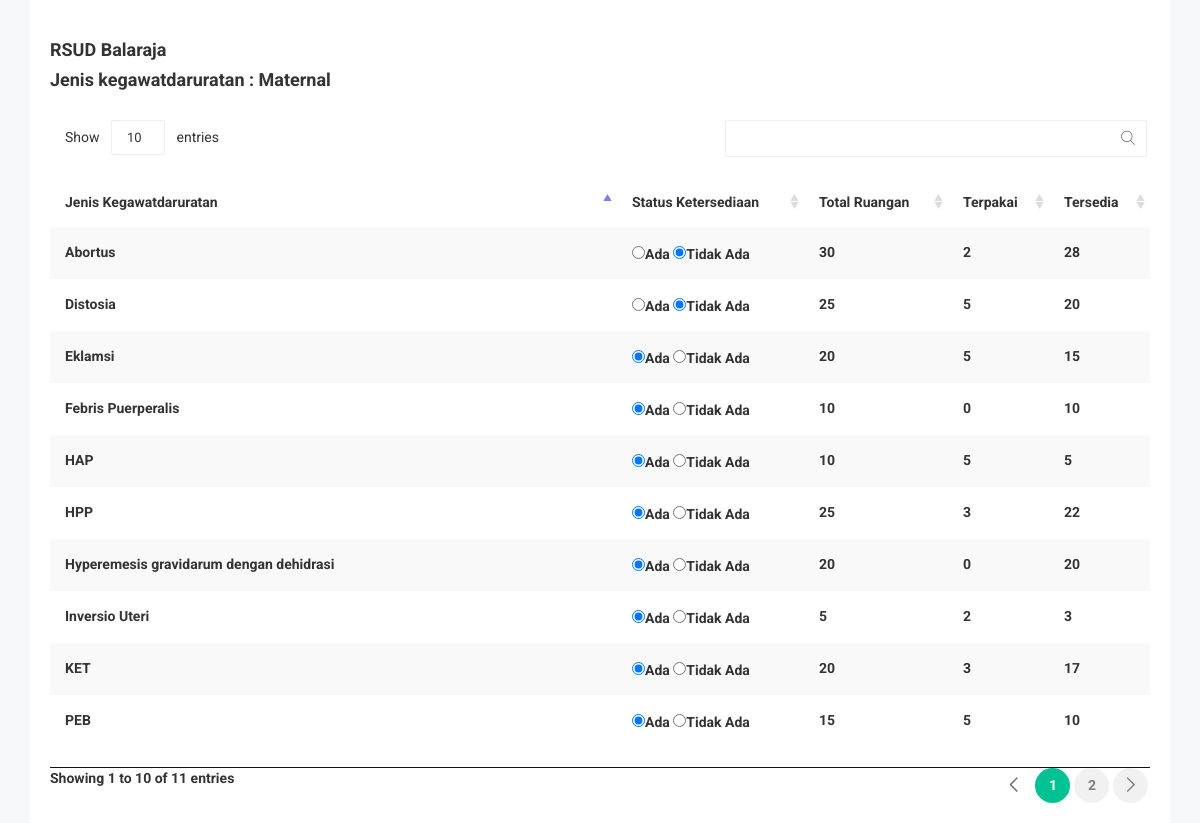
Screenshot of /detail_maternal.php?id=RS001 with the database file from the repository.
### tables this page shows
CREATE TABLE `tb_rs` (
  `id_rs` varchar(15) NOT NULL,
  `nama_rs` varchar(200) NOT NULL,
  `alamat_rs` text NOT NULL,
  `telp_rs` varchar(100) NOT NULL,
  `lat` float(10,6) NOT NULL,
  `lng` float(10,6) NOT NULL,
  `location_status` tinyint(1) DEFAULT '0'
);

CREATE TABLE `tb_kegawatdaruratan` (
  `id_jenis` varchar(10) NOT NULL,
  `jenis_kkg` varchar(100) NOT NULL,
  `id_rs` varchar(15) NOT NULL,
  `jml_tersedia` int(11) NOT NULL,
  `status_ketersediaan` int(11) NOT NULL,
  `terpakai` int(11) NOT NULL,
  `status_jenis` int(11) NOT NULL
);

### detail_maternal.php (the view, shortened to what this page needs)
<!doctype html>
<html class="no-js" lang="">
<head>
    <link rel="stylesheet" href="css2/bootstrap.min.css">
    <link rel="stylesheet" href="css2/font-awesome.min.css">
    <link rel="stylesheet" href="css2/owl.carousel.css">
    <link rel="stylesheet" href="css2/owl.theme.css">
    <link rel="stylesheet" href="css2/owl.transitions.css">
    <link rel="stylesheet" href="css2/meanmenu/meanmenu.min.css">
    <link rel="stylesheet" href="css2/animate.css">
    <link rel="stylesheet" href="css2/normalize.css">
    <link rel="stylesheet" href="css2/wave/waves.min.css">
    <link rel="stylesheet" href="css2/wave/button.css">
    <link rel="stylesheet" href="css2/scrollbar/jquery.mCustomScrollbar.min.css">
    <link rel="stylesheet" href="css2/notika-custom-icon.css">
    <link rel="stylesheet" href="css2/jquery.dataTables.min.css">
    <link rel="stylesheet" href="css2/main.css">
    <link rel="stylesheet" href="style.css">
    <link rel="stylesheet" href="css2/responsive.css">
</head>
<body>
<div class="data-table-area">
        <div class="container">
            <div class="row">
                <div class="col-lg-12 col-md-12 col-sm-12 col-xs-12">
                    <div class="data-table-list">
                        <div class="table-responsive">
<?php
    include 'db/koneksi.php';
    $id = $_GET['id'];
    $data = mysqli_query($koneksi,"select * from tb_rs where id_rs='$id'");
    while($d = mysqli_fetch_array($data)){
        ?>
<div class="top_main">
         <b>
  </div>
                             <table id="data-table-basic" class="table table-striped">
    <h4><?php echo $d['nama_rs'] ?></h4>
    <h4> Jenis kegawatdaruratan : Maternal</h4></br>
                                <thead>
                                    <tr>
                                       <th>Jenis Kegawatdaruratan</th>
                                       <th>Status Ketersediaan</th>
                                       <th>Total Ruangan</th>
                                       <th>Terpakai</th>
                                       <th>Tersedia</th>
                                      </tr>
                                </thead>
                                <tbody>
                        <?php
                        include 'db/koneksi.php';
                        $data1 = mysqli_query($koneksi,"select * from tb_kegawatdaruratan where id_rs='$id' AND status_jenis='1'");
                        $c = 0;
                        while($row = mysqli_fetch_array($data1)){
                            $c++;
                        $status = $row['status_ketersediaan'];
                        $a = $row ['jml_tersedia'];
                        $b = $row ['terpakai'];
                        $tersedia= $a-$b;
                           ?>
                                <tr>
                                       <td><?php echo $row['jenis_kkg']; ?></td>
                                       <td>
                                        <?php
                                        $nem = "status_".$c;
                                        $nem2 = "status2_".$c;
                                        if($status==1){
                                            ?>
                                            <input type="radio" name=<?php echo $nem; ?> value="1" checked />Ada
                                            <input type="radio" name=<?php echo $nem; ?> value="0" />Tidak Ada
                                            <?php
                                        } elseif($status==0) {
                                            ?>
                                            <input type="radio" name=<?php echo $nem2; ?> value="1"/>Ada
                                            <input type="radio" name=<?php echo $nem2; ?> value="0" checked />Tidak Ada
                                            <?php
                                        }
                                        ?>
                                       </td>
                                       <td><?php echo $row['jml_tersedia']; ?></td>
                                       <td><?php echo $row['terpakai']; ?></td>
                                       <td><?php echo $tersedia; ?> </td>
                                   </tr>
                                    <?php
    }
    ?>
                                </tbody>
                            </table>
                                  <?php
                              }
                                ?>
</div>
</div>
</div>
</body>

### css2/main.css (style rules this page uses)
html { color: #222; font-size: 1em; line-height: 1.4; }

### rows the page displays
tb_rs: nama_rs "RSUD Balaraja"
tb_kegawatdaruratan: jenis_kkg "Eklamsi", jml_tersedia "20", terpakai "5", tersedia "15"
tb_kegawatdaruratan: jenis_kkg "PEB", jml_tersedia "15", terpakai "5", tersedia "10"
tb_kegawatdaruratan: jenis_kkg "HPP", jml_tersedia "25", terpakai "3", tersedia "22"
tb_kegawatdaruratan: jenis_kkg "HAP", jml_tersedia "10", terpakai "5"
tb_kegawatdaruratan: jenis_kkg "Distosia", jml_tersedia "25", terpakai "5", tersedia "20"
tb_kegawatdaruratan: jenis_kkg "Abortus", jml_tersedia "30", terpakai "2", tersedia "28"
tb_kegawatdaruratan: jenis_kkg "KET", jml_tersedia "20", terpakai "3", tersedia "17"
tb_kegawatdaruratan: jenis_kkg "Inversio Uteri", jml_tersedia "5", terpakai "2", tersedia "3"
tb_kegawatdaruratan: jenis_kkg "Febris Puerperalis", jml_tersedia "10", terpakai "0"
tb_kegawatdaruratan: jenis_kkg "Hyperemesis gravidarum dengan dehidrasi", jml_tersedia "20", terpakai "0"
